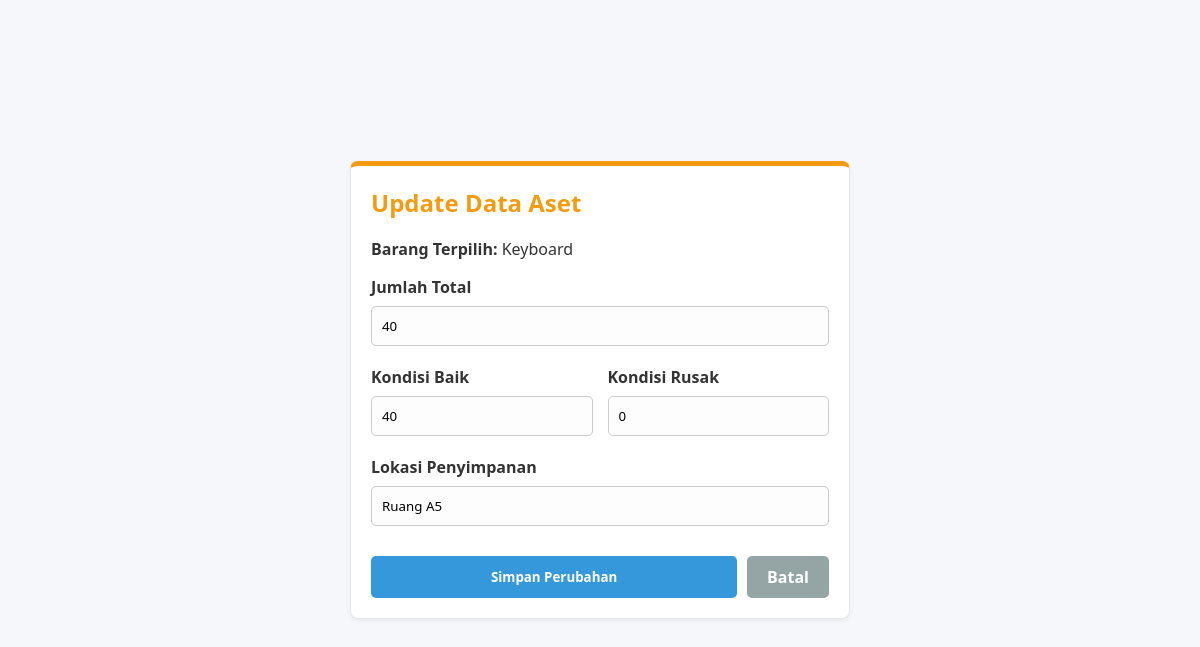
/update/3 (signed in), run on the app's committed database.
### tables this page shows
CREATE TABLE assets (id INTEGER PRIMARY KEY AUTOINCREMENT, nama_barang TEXT, kategori TEXT, jumlah_total INTEGER, kondisi_baik INTEGER, kondisi_rusak INTEGER, lokasi TEXT);

### lab_asset.py (the view, shortened to what this page needs)
@app.route('/update/<int:id>', methods=['GET', 'POST'])
def update(id):
    if 'username' not in session: return redirect(url_for('login'))
    conn = db.get_db_connection()
    asset = conn.execute('SELECT * FROM assets WHERE id = ?', (id,)).fetchone()
    return render_template('form_asset.html', action="Update", asset=asset)

### database.py (called while the page is built)
def get_db_connection():
    conn = sqlite3.connect('lab_asset.db')
    conn.row_factory = sqlite3.Row
    return conn

### templates/form_asset.html (shortened to what this page needs)
<!DOCTYPE html>
<html>
<head>
    <link rel="stylesheet" href="{{ url_for('static', filename='style.css') }}">
</head>
<body style="background-color: #f5f7fa; justify-content: center; align-items: center; padding: 40px;">
    <div class="card-box" style="width: 500px; border-top: 5px solid #f39c12;">
        <h2 style="color: #f39c12; margin-top: 0;">{{ action }} Data Aset</h2>
        <form method="POST">
            {% if action == 'Tambah' %}
            <label><b>Nama Barang</b></label>
            <input type="text" name="nama_barang" value="{{ asset.nama_barang if asset else '' }}" required>
            <label><b>Kategori</b></label>
            <input type="text" name="kategori" value="{{ asset.kategori if asset else '' }}" required>
            {% else %}
            <p><b>Barang Terpilih:</b> {{ asset.nama_barang }}</p>
            {% endif %}
            <label><b>Jumlah Total</b></label>
            <input type="number" name="jumlah_total" value="{{ asset.jumlah_total if asset else '' }}" min="0" required>
            <div style="display: flex; gap: 15px;">
                <div style="flex: 1;">
                    <label><b>Kondisi Baik</b></label>
                    <input type="number" name="kondisi_baik" value="{{ asset.kondisi_baik if asset else '' }}" min="0" required>
                </div>
                <div style="flex: 1;">
                    <label><b>Kondisi Rusak</b></label>
                    <input type="number" name="kondisi_rusak" value="{{ asset.kondisi_rusak if asset else '' }}" min="0" required>
                </div>
            </div>
            <label><b>Lokasi Penyimpanan</b></label>
            <input type="text" name="lokasi" value="{{ asset.lokasi if asset else '' }}" required>
            <div style="display: flex; gap: 10px; margin-top: 10px;">
                <button type="submit" class="btn btn-primary">Simpan Perubahan</button>
                <a href="/dashboard" class="btn btn-secondary" style="text-align: center; flex: 1;">Batal</a>
            </div>
        </form>
    </div>
</body>
</html>

### static/style.css (style rules this page uses)
* { box-sizing: border-box; font-family: 'Segoe UI', Tahoma, Geneva, Verdana, sans-serif; }
body { margin: 0; background-color: #f5f7fa; color: #333; display: flex; height: 100vh; overflow: hidden; }
.card-box { background: white; padding: 20px; border-radius: 8px; box-shadow: 0 2px 5px rgba(0,0,0,0.05); margin-bottom: 20px; border: 1px solid #e1e8ed; }
input[type="text"], input[type="password"], input[type="number"], select { width: 100%; padding: 10px; margin: 8px 0 20px 0; border: 1px solid #ccc; border-radius: 5px; background-color: #fdfdfd; }
.btn { padding: 10px 20px; border: none; border-radius: 5px; cursor: pointer; font-weight: bold; text-decoration: none; display: inline-block; transition: 0.2s; }
.btn-primary { background-color: #3498db; color: white; width: 100%; }
.btn-secondary { background-color: #95a5a6; color: white; }

### data on the page
assets: nama_barang "Keyboard", jumlah_total "40", kondisi_baik "40", kondisi_rusak "0", lokasi "Ruang A5"

### other printed values
{{ action }} "Update"
